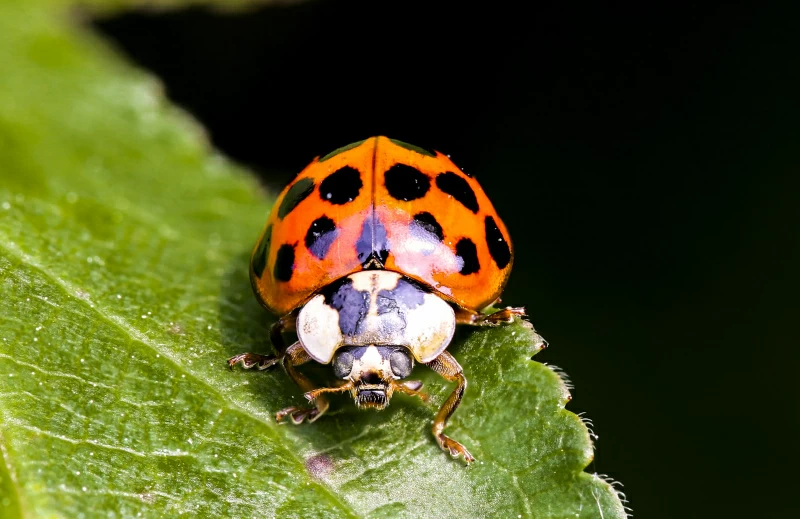
#> input picture ĆW.2/image.webp, 800 x 519 px
$ python main.py
#> lines starting #> are read from the running program, lines starting #| are printed output that depends on the picture
import numpy as np
import matplotlib.pyplot as plt
import matplotlib.image as mpimg

# Wczytanie własnego obrazu
image_path = 'image.webp'  # podaj ścieżkę do swojego obrazu
image = mpimg.imread(image_path)
#> image is the input picture: shape (519, 800, 3); mean R, G, B 75.1, 78.9, 31.3

# Jeśli obraz jest kolorowy, możesz przekonwertować go na skalę szarości
image_gray = np.mean(image, axis=2) if image.ndim == 3 else image
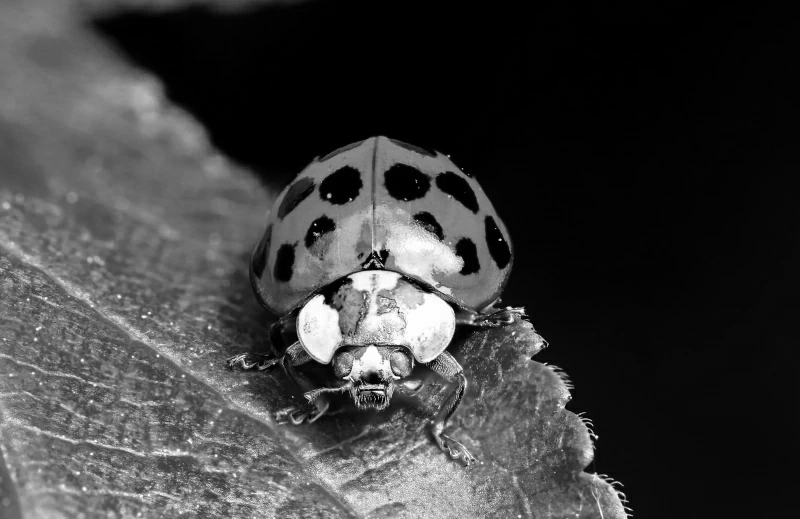
#> image_gray: shape (519, 800) float64; min 0, max 255, mean 61.7

# Obliczenie macierzy korelacji dla wierszy (po każdym wierszu)
row_correlation = np.corrcoef(image_gray)
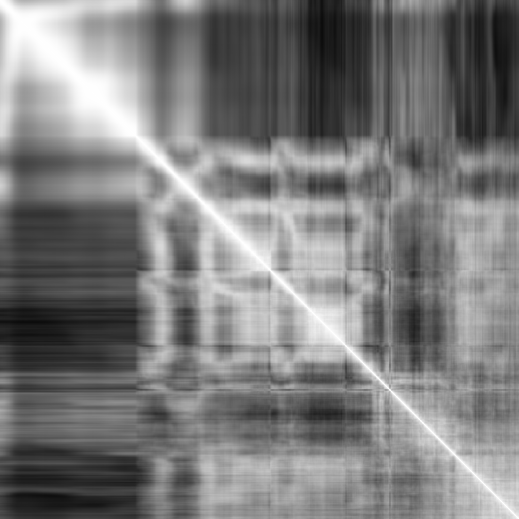
#> row_correlation: shape (519, 519) float64; min 0.0487, max 1, mean 0.486

# Obliczenie macierzy korelacji dla kolumn (po każdej kolumnie)
column_correlation = np.corrcoef(image_gray.T)
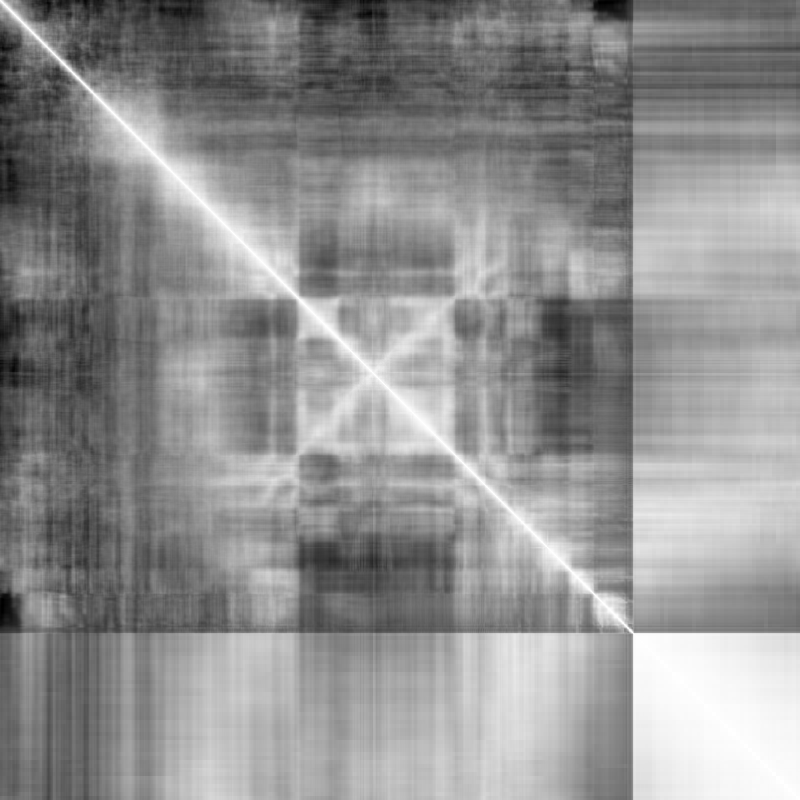
#> column_correlation: shape (800, 800) float64; min -0.228, max 1, mean 0.47; drawn with min black and max white

# Wizualizacja macierzy korelacji
plt.figure(figsize=(10, 5))

plt.subplot(1, 2, 1)
plt.imshow(row_correlation, cmap='viridis', interpolation='nearest')
plt.title('Korelacja wierszy')
plt.colorbar()

plt.subplot(1, 2, 2)
plt.imshow(column_correlation, cmap='viridis', interpolation='nearest')
plt.title('Korelacja kolumn')
plt.colorbar()

plt.tight_layout()
plt.show()
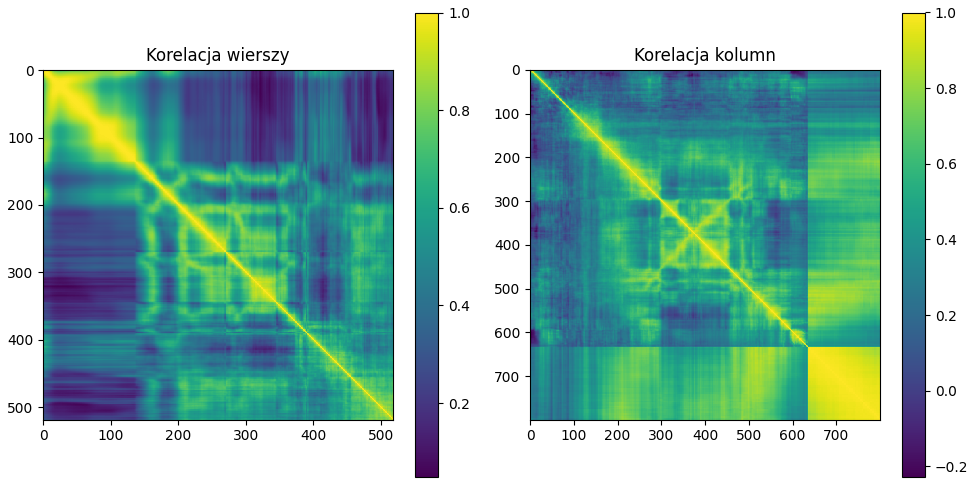
#> figure drawn by matplotlib, 4 panels
